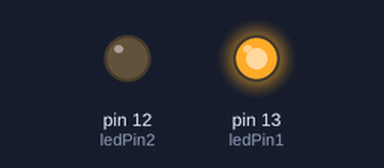
The sketch below on a simulated Arduino Uno, built with avr-gcc and run on an emulated ATmega328P. Parts: output pins drawn as LEDs (lit = HIGH).

Above: at 0.5 s.
At 10.5 s:
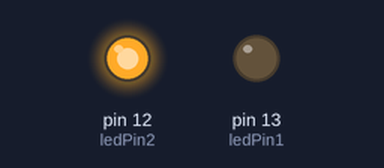
At 19.5 s:
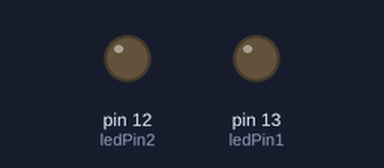
Timing chart, 0 to 20.8 s (numbered marks = the images above):
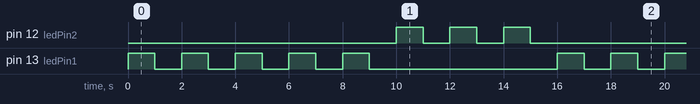

Measured:
- by itself, pin 12 (ledPin2): repeats every 16.0 s: 2 × (LOW 1.0 s, HIGH 1.0 s), LOW 11.0 s, HIGH 1.0 s
- by itself, pin 13 (ledPin1): repeats every 16.0 s: 4 × (LOW 1.0 s, HIGH 1.0 s), LOW 7.0 s, HIGH 1.0 s
- by itself, everything shown: repeats every 16.0 s, in 16 steps

The sketch:

twoledblinkingparallel.ino
```cpp
int ledPin1 = 13;
int ledPin2 = 12;
int blinkInterval = 1000;
int blinkInterval1 = 1000;

void setup() {
  // Initialize LED pins as outputs
  pinMode(ledPin1, OUTPUT);
  pinMode(ledPin2, OUTPUT);
}

void loop() {
  // Blink pattern 1
  for (int i = 0; i < 8; i++) {
    if (i <= 4) {
      digitalWrite(ledPin1, HIGH);
      delay(blinkInterval);
      digitalWrite(ledPin1, LOW);
      delay(blinkInterval);
    }
    else {
      // Blink pattern 2
      digitalWrite(ledPin2, HIGH);
      delay(blinkInterval1);
      digitalWrite(ledPin2, LOW);
      delay(blinkInterval1);
    }
  }
}
```
